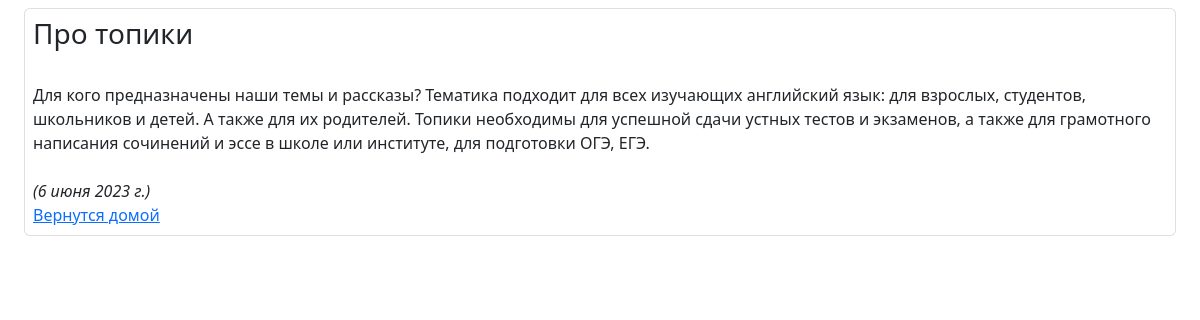
/page/2, run on the app's committed database.
### app/models.py (models this page shows, shortened)
class Articles(models.Model):
    create_date = models.DateField(auto_now=True)
    name = models.CharField(max_length=200, verbose_name='Название')
    text = models.TextField(verbose_name='Текст статьи')
    class Meta:
        verbose_name = 'Статью'
        verbose_name_plural = 'Статьи'

### app/views.py (the view)
# urls.py: path('page/<int:id>', page, name='page')
def page(request, id):
    return render(request, 'page.html', context = {
        'article': Articles.objects.get(id=id)
    })

### app/templates/page.html (shortened to what this page needs)
<!doctype html>
<html lang="en">
<head>
    <link href="https://cdn.jsdelivr.net/npm/bootstrap@5.2.3/dist/css/bootstrap.min.css" rel="stylesheet"
>
</head>
<body>
<div class="px-4">
    <ul class="list-group">
        <li class="list-group-item mt-2 p-2">
            <h3>{{ article.name }} </h3>
            <br>
            <span> {{ article.text}} </span>
            <br> <br>
            <span><i>({{ article.create_date }})</i></span>
            <br>
            <span><a href=" {% url 'home' %}"> Вернутся домой </a></span>
        </li>
    </ul>
</div>
</body>
</html>

### data on the page
Articles: name "Про топики", text "Для кого предназначены наши темы и рассказы? Тематика подходит для всех изучающих английский язык: для взрослых, студентов, школьников и детей. А также для их родителей. Топики необходимы для успешной сдачи устных тестов и экзаменов, а также для грамотного написания сочинений и эссе в школе или институте, для подготовки ОГЭ, ЕГЭ.", create_date "6 июня 2023 г."
